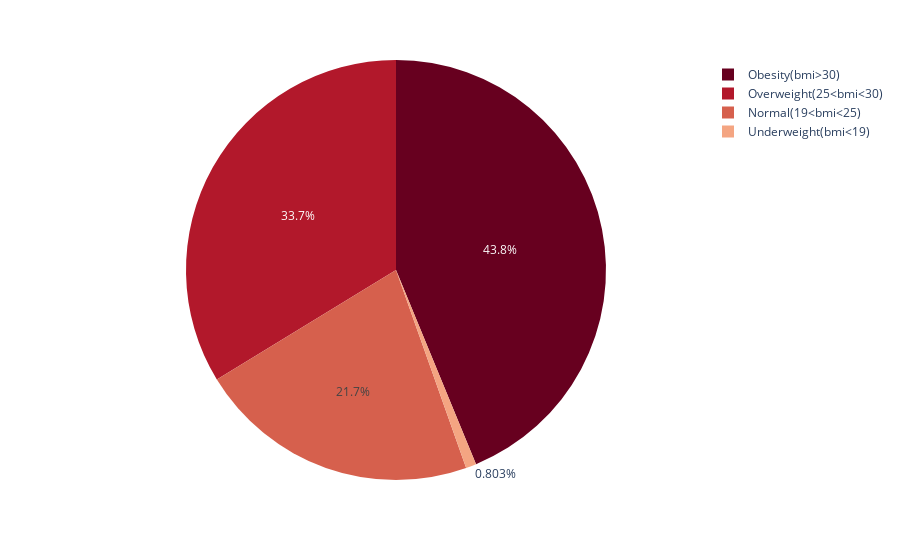

Source (notebook cell):
### Markdown cell above
### Obesity distribution pie chart of stroke patients

### Code cell
df['bmi_class'] = pd.cut(df['bmi'], bins = [0, 19, 25,30,120], labels = ['Underweight(bmi<19)', 'Normal(19<bmi<25)', 'Overweight(25<bmi<30)', 'Obesity(bmi>30)'])
stroke_bmi = df[df['stroke'] == 1].bmi_class.value_counts()
dff = px.pd.DataFrame(stroke_bmi)
dfff=dff.reset_index()
fig = px.pie(dfff,values="bmi_class",names=dfff['index'],color_discrete_sequence=px.colors.sequential.RdBu)

fig.show()

### Figure 1 — Plotly figure (JSON) as saved in the notebook; plotly's stock layout.template omitted (floating-point values rounded to 4 significant figures)
{"data": [{"domain": {"x": [0, 1], "y": [0, 1]}, "hovertemplate": "index=%{label}<br>bmi_class=%{value}<extra></extra>", "labels": ["Obesity(bmi>30)", "Overweight(25<bmi<30)", "Normal(19<bmi<25)", "Underweight(bmi<19)"], "legendgroup": "", "name": "", "showlegend": true, "type": "pie", "values": [109, 84, 54, 2]}], "layout": {"legend": {"tracegroupgap": 0}, "margin": {"t": 60}, "piecolorway": ["rgb(103,0,31)", "rgb(178,24,43)", "rgb(214,96,77)", "rgb(244,165,130)", "rgb(253,219,199)", "rgb(247,247,247)", "rgb(209,229,240)", "rgb(146,197,222)", "rgb(67,147,195)", "rgb(33,102,172)", "rgb(5,48,97)"]}}
